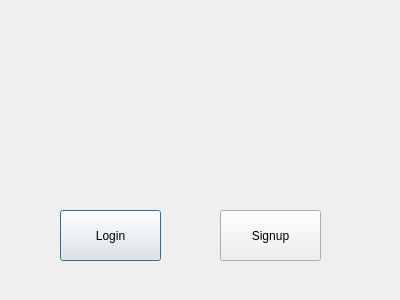
<?xml version="1.0" encoding="UTF-8"?>
<ui version="4.0">
 <class>Welcome</class>
 <widget class="QDialog" name="Welcome">
  <property name="geometry">
   <rect>
    <x>0</x>
    <y>0</y>
    <width>400</width>
    <height>300</height>
   </rect>
  </property>
  <property name="windowTitle">
   <string>Dialog</string>
  </property>
  <widget class="QPushButton" name="login">
   <property name="geometry">
    <rect>
     <x>60</x>
     <y>210</y>
     <width>101</width>
     <height>51</height>
    </rect>
   </property>
   <property name="text">
    <string>Login</string>
   </property>
  </widget>
  <widget class="QPushButton" name="signup">
   <property name="geometry">
    <rect>
     <x>220</x>
     <y>210</y>
     <width>101</width>
     <height>51</height>
    </rect>
   </property>
   <property name="text">
    <string>Signup</string>
   </property>
  </widget>
 </widget>
 <resources/>
 <connections/>
</ui>
